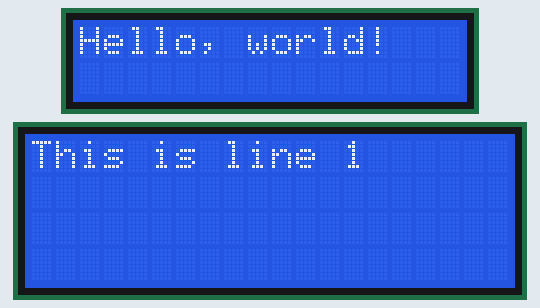
Recording of a sketch running on a simulated Arduino Uno, built with avr-gcc and run on an emulated ATmega328P. Shown: 16×2 character LCD, 20×4 character LCD.

Above: at 0.2 s.
At 1.2 s:
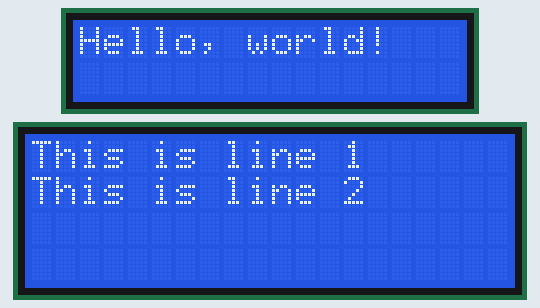
At 2.2 s:
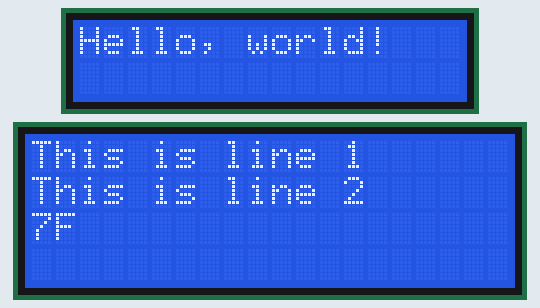
At 3.2 s:
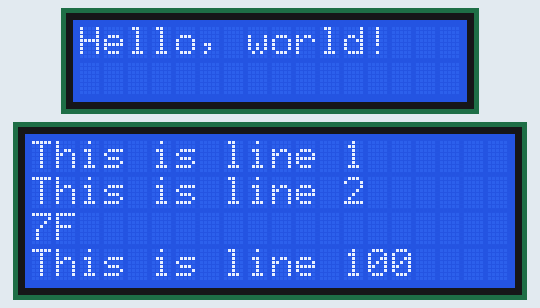

The sketch:

two_lcds.ino
```cpp
//DFRobot.com
//Compatible with the Arduino IDE 1.0
//Library version:1.1
#include <Wire.h>
#include <LiquidCrystal_I2C.h>
#include <LiquidCrystal595.h>

// initialize the library with the numbers of the interface pins + the row count
// datapin, latchpin, clockpin, num_lines
LiquidCrystal595 lcd(0,1,A3);

LiquidCrystal_I2C lcd1(0x20,16,2);  // set the LCD address to 0x3f for a 16 chars and 2 line display

void setup()
{
  lcd1.init();                      // initialize the lcd
  lcd.begin(20,4);

  // Print a message to the LCD.
  lcd1.backlight();
  lcd1.print("Hello, world!");
    lcd.setCursor(0,0);
  lcd.print("This is line 1");
  delay(1000);

  lcd.setCursor(0,1);
  lcd.print("This is line 2");
  delay(1000);

  lcd.setCursor(0,2);
  lcd.print(127, HEX);
  delay(1000);

  lcd.setCursor(0,3);
  lcd.print("This is line ");
  lcd.print(4, BIN); // << Snagged from the Print class
  delay(1000);

}

void loop()
{
}
```

Measured:
- what the display in image 1 shows lasts 1.0 s, from 1.1 s to 2.1 s
